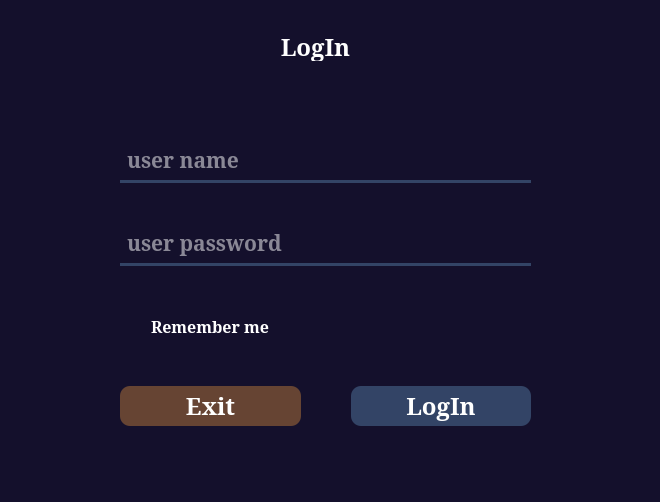
<?xml version="1.0" encoding="UTF-8"?>
<ui version="4.0">
 <class>main</class>
 <widget class="QWidget" name="main">
  <property name="geometry">
   <rect>
    <x>0</x>
    <y>0</y>
    <width>660</width>
    <height>502</height>
   </rect>
  </property>
  <property name="font">
   <font>
    <family>Monospace</family>
    <weight>75</weight>
    <bold>true</bold>
   </font>
  </property>
  <property name="windowTitle">
   <string>Login</string>
  </property>
  <property name="styleSheet">
   <string notr="true">QWidget {
	background-color: rgb(20, 16, 44);
	color: white;
}
QLineEdit {
	border-bottom: 3px solid #346;
	border-radius: 0px;
	padding-left: 5px;
	min-height: 40px;
}
QLineEdit:focus {
	border-bottom: 3px solid #349;
}
QCheckBox::indicator {
	width: 25px;
	height: 25px;
	border: none;
}
QCheckBox::indicator:uncheck {
	image: url(:/images/unchecked.png);
}
QCheckBox::indicator:checked {
	image: url(:/images/checked.png);
}
QPushButton {
	background-color: #346;
	border-radius: 10px;
	min-height: 40px;
}
QPushButton#exit_ {
	background-color: #643;
}
QPushButton:hover {
	background-color: #348;
}
QPushButton#exit_:hover {
	background-color: #843;
}
QPushButton:pressed{
	background-color: #359;
}
QPushButton#exit_:pressed {
	background-color: #953;
}</string>
  </property>
  <widget class="QFrame" name="frame">
   <property name="geometry">
    <rect>
     <x>70</x>
     <y>90</y>
     <width>511</width>
     <height>381</height>
    </rect>
   </property>
   <property name="font">
    <font>
     <family>Serif</family>
     <pointsize>16</pointsize>
     <weight>75</weight>
     <bold>true</bold>
    </font>
   </property>
   <property name="styleSheet">
    <string notr="true"/>
   </property>
   <property name="frameShape">
    <enum>QFrame::WinPanel</enum>
   </property>
   <property name="frameShadow">
    <enum>QFrame::Sunken</enum>
   </property>
   <property name="lineWidth">
    <number>3</number>
   </property>
   <widget class="QWidget" name="verticalLayoutWidget">
    <property name="geometry">
     <rect>
      <x>0</x>
      <y>0</y>
      <width>511</width>
      <height>388</height>
     </rect>
    </property>
    <layout class="QVBoxLayout" name="container">
     <property name="spacing">
      <number>40</number>
     </property>
     <property name="leftMargin">
      <number>50</number>
     </property>
     <property name="topMargin">
      <number>50</number>
     </property>
     <property name="rightMargin">
      <number>50</number>
     </property>
     <property name="bottomMargin">
      <number>50</number>
     </property>
     <item>
      <widget class="QLineEdit" name="user_name">
       <property name="font">
        <font>
         <family>Serif</family>
         <pointsize>16</pointsize>
         <weight>75</weight>
         <bold>true</bold>
        </font>
       </property>
       <property name="styleSheet">
        <string notr="true"/>
       </property>
       <property name="alignment">
        <set>Qt::AlignLeading|Qt::AlignLeft|Qt::AlignVCenter</set>
       </property>
       <property name="placeholderText">
        <string>user name</string>
       </property>
       <property name="clearButtonEnabled">
        <bool>false</bool>
       </property>
      </widget>
     </item>
     <item>
      <widget class="QLineEdit" name="user_password">
       <property name="font">
        <font>
         <family>Serif</family>
         <pointsize>16</pointsize>
         <weight>75</weight>
         <bold>true</bold>
        </font>
       </property>
       <property name="styleSheet">
        <string notr="true"/>
       </property>
       <property name="echoMode">
        <enum>QLineEdit::Password</enum>
       </property>
       <property name="placeholderText">
        <string>user password</string>
       </property>
      </widget>
     </item>
     <item>
      <widget class="QCheckBox" name="remember">
       <property name="font">
        <font>
         <family>Serif</family>
         <pointsize>12</pointsize>
         <weight>75</weight>
         <bold>true</bold>
        </font>
       </property>
       <property name="styleSheet">
        <string notr="true">min-height: 40px;</string>
       </property>
       <property name="text">
        <string>Remember me</string>
       </property>
       <property name="tristate">
        <bool>false</bool>
       </property>
      </widget>
     </item>
     <item>
      <layout class="QHBoxLayout" name="horizontalLayout">
       <property name="spacing">
        <number>50</number>
       </property>
       <item>
        <widget class="QPushButton" name="exit_">
         <property name="font">
          <font>
           <family>Serif</family>
           <pointsize>18</pointsize>
           <weight>75</weight>
           <bold>true</bold>
          </font>
         </property>
         <property name="styleSheet">
          <string notr="true"/>
         </property>
         <property name="text">
          <string>Exit</string>
         </property>
        </widget>
       </item>
       <item>
        <widget class="QPushButton" name="login">
         <property name="font">
          <font>
           <family>Serif</family>
           <pointsize>18</pointsize>
           <weight>75</weight>
           <bold>true</bold>
          </font>
         </property>
         <property name="styleSheet">
          <string notr="true"/>
         </property>
         <property name="text">
          <string>LogIn</string>
         </property>
        </widget>
       </item>
      </layout>
     </item>
    </layout>
   </widget>
  </widget>
  <widget class="QLabel" name="label">
   <property name="geometry">
    <rect>
     <x>260</x>
     <y>30</y>
     <width>111</width>
     <height>31</height>
    </rect>
   </property>
   <property name="font">
    <font>
     <family>Serif</family>
     <pointsize>18</pointsize>
     <weight>75</weight>
     <bold>true</bold>
     <strikeout>false</strikeout>
    </font>
   </property>
   <property name="styleSheet">
    <string notr="true">background-color: transparent;
color: white;</string>
   </property>
   <property name="text">
    <string>LogIn</string>
   </property>
   <property name="textFormat">
    <enum>Qt::RichText</enum>
   </property>
   <property name="alignment">
    <set>Qt::AlignCenter</set>
   </property>
  </widget>
 </widget>
 <resources>
  <include location="images.qrc"/>
 </resources>
 <connections/>
</ui>
